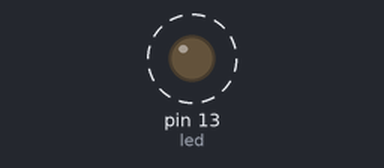
Simulated run of this sketch. Board: Arduino Uno, built with avr-gcc and run on an emulated ATmega328P. On the bench: output pins drawn as LEDs (lit = HIGH). Dashed ring = blinking.

Above: at 0.5 s.
Timing chart, 0 to 3.0 s (numbered marks = the images above):
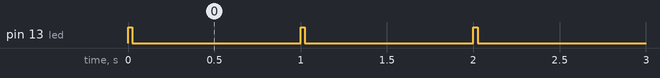

The sketch:

testing.ino
```cpp
int led = 13;

void setup() {
  pinMode(led, OUTPUT);
}

void loop() {
  digitalWrite(led, HIGH);
  delay(25);
  digitalWrite(led, LOW);
  delay(975);
}
```

Measured:
- by itself, pin 13 (led): alternates HIGH for 0.03 s and LOW for 0.98 s
